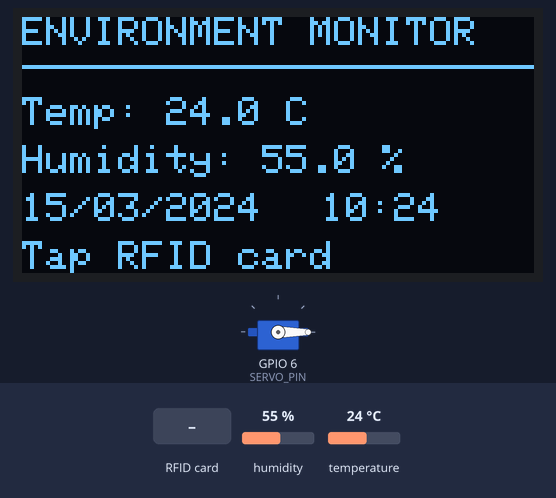
Simulated run of this sketch. Board: ESP32. Parts: 128×64 one-colour display, servo. The test bench sets the inputs (shaded band); at power-on: humidity 55 %, temperature 24 °C. The local clock reads 2024-03-15 10:24:30 at power-on unless the sketch sets it; what the sketch prints to the serial monitor is not drawn.

Above: at 2.4 s.
2.5 s: RFID card EB 92 19 4B held to the reader
At 3.7 s:
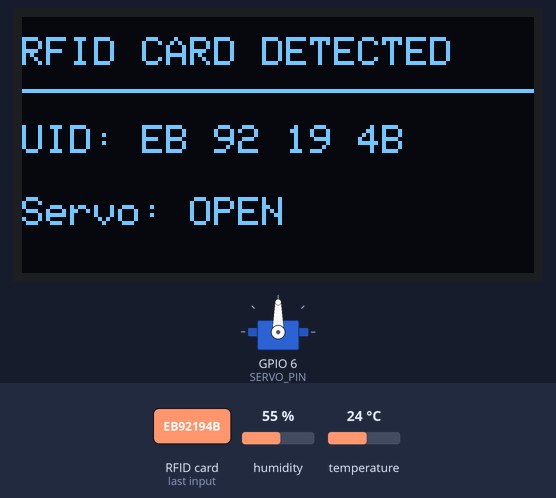
7.1 s: RFID card 5E 7A 19 C4 held to the reader
At 7.4 s:
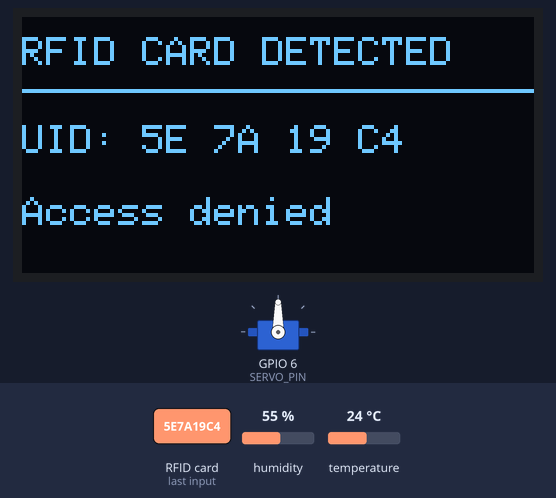
11.7 s: RFID card EB 92 19 4B held to the reader
At 13.0 s:
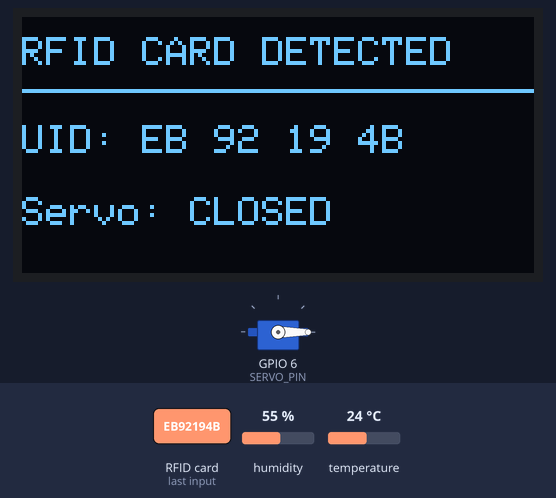
16.2 s: humidity set to 22 %
At 18.1 s:
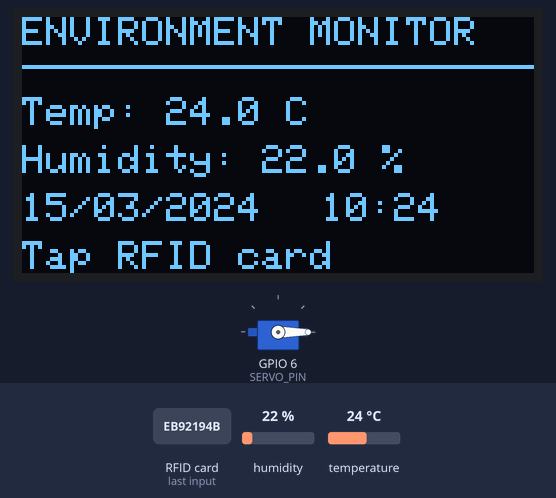
18.9 s: temperature set to 12 °C
At 20.3 s:
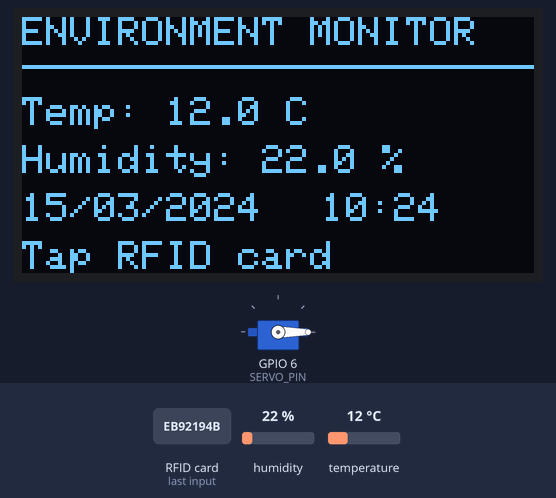
20.9 s: humidity set to 40 %
At 22.5 s:
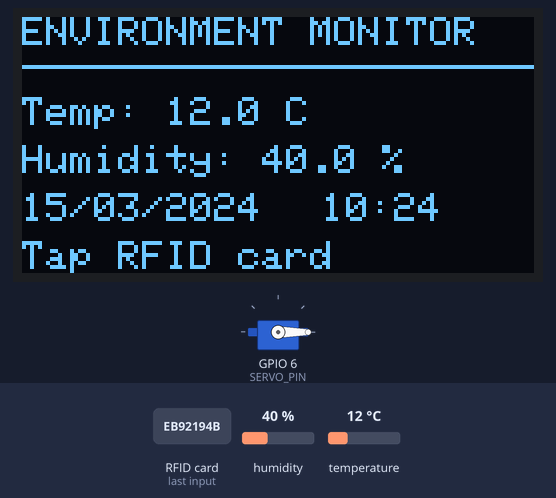
Timing chart, 0 to 24.0 s (numbered marks = the images above; inputs shaded):
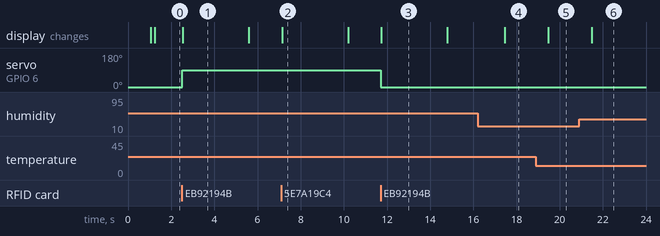

Measured:
- after the input at 2.5 s, servo on GPIO 6 (SERVO_PIN): 0° → 90° at once; the display: changes at once (image 1)
- after the input at 7.1 s, the display: changes at once (image 2)
- after the input at 11.7 s, servo on GPIO 6 (SERVO_PIN): 90° → 0° at once; the display: changes at once (image 3)
- after the input at 16.2 s, the display: changes after 1.3 s (image 4)
- after the input at 18.9 s, the display: changes after 0.57 s (image 5)
- after the input at 20.9 s, the display: changes after 0.59 s (image 6)
- what the display in image 1 shows lasts 3.1 s, from 2.5 s to 5.6 s

The sketch:

rfid_dht22_servo_display_RTC.ino
```cpp
#include <SPI.h>
#include <MFRC522.h>
#include <Wire.h>
#include <Adafruit_GFX.h>
#include <Adafruit_SH110X.h>
#include <DHT.h>
#include <ESP32Servo.h>
#include <RTClib.h>

// RC522 pins
#define SS_PIN   5
#define RST_PIN  4
#define SCK_PIN  18
#define MOSI_PIN 17
#define MISO_PIN 16

// OLED I2C pins
#define OLED_SDA 9
#define OLED_SCL 8
#define OLED_ADDR 0x3C

// DHT22 pin
#define DHT_PIN 7
#define DHT_TYPE DHT22

// Servo pin
#define SERVO_PIN 6

// Authorized RFID UID
const String AUTHORIZED_UID = "EB 92 19 4B";

// Servo positions
const int SERVO_INITIAL_ANGLE = 0;
const int SERVO_ACTIVE_ANGLE  = 90;

// Objects
MFRC522 rfid(SS_PIN, RST_PIN);
Adafruit_SH1106G display(128, 64, &Wire, -1);
DHT dht(DHT_PIN, DHT_TYPE);
Servo servoMotor;

// DS3231 RTC
RTC_DS3231 rtc;

// Timing
unsigned long lastDHTRead = 0;
unsigned long cardDisplayTime = 0;

const unsigned long DHT_INTERVAL = 2000;
const unsigned long CARD_DISPLAY_DURATION = 3000;

// States
bool showingCard = false;
bool servoActivated = false;
bool rtcOK = false;

// Sensor values
float temperature = 0;
float humidity = 0;
bool dhtOK = false;


// --------------------------------
// OLED SENSOR DATA
// --------------------------------
void showSensorData() {

  display.clearDisplay();
  display.setTextColor(SH110X_WHITE);

  display.setTextSize(1);

  display.setCursor(0, 0);
  display.println("ENVIRONMENT MONITOR");

  display.drawLine(0, 12, 127, 12, SH110X_WHITE);

  // Temperature
  display.setCursor(0, 20);
  display.print("Temp: ");

  if (dhtOK) {
    display.print(temperature, 1);
    display.println(" C");
  } else {
    display.println("Error");
  }

  // Humidity
  display.setCursor(0, 32);
  display.print("Humidity: ");

  if (dhtOK) {
    display.print(humidity, 1);
    display.println(" %");
  } else {
    display.println("--");
  }

  // RTC
  if (rtcOK) {

    DateTime now = rtc.now();

    display.setCursor(0, 44);

    if (now.day() < 10) {
      display.print("0");
    }

    display.print(now.day());
    display.print("/");

    if (now.month() < 10) {
      display.print("0");
    }

    display.print(now.month());
    display.print("/");

    display.print(now.year());

    display.setCursor(75, 44);

    if (now.hour() < 10) {
      display.print("0");
    }

    display.print(now.hour());
    display.print(":");

    if (now.minute() < 10) {
      display.print("0");
    }

    display.print(now.minute());
  }

  display.setCursor(0, 56);
  display.println("Tap RFID card");

  display.display();
}


// --------------------------------
// OLED RFID CARD SCREEN
// --------------------------------
void showCardUID(String uid, bool authorized) {

  display.clearDisplay();
  display.setTextColor(SH110X_WHITE);

  display.setTextSize(1);

  display.setCursor(0, 5);
  display.println("RFID CARD DETECTED");

  display.drawLine(0, 18, 127, 18, SH110X_WHITE);

  display.setCursor(0, 27);
  display.print("UID: ");
  display.println(uid);

  display.setCursor(0, 45);

  if (authorized) {

    if (servoActivated) {
      display.println("Servo: OPEN");
    } else {
      display.println("Servo: CLOSED");
    }

  } else {

    display.println("Access denied");
  }

  display.display();
}


// --------------------------------
// READ RFID UID
// --------------------------------
String readCardUID() {

  String uid = "";

  for (byte i = 0; i < rfid.uid.size; i++) {

    if (i > 0) {
      uid += " ";
    }

    if (rfid.uid.uidByte[i] < 0x10) {
      uid += "0";
    }

    String hexByte =
      String(rfid.uid.uidByte[i], HEX);

    hexByte.toUpperCase();

    uid += hexByte;
  }

  return uid;
}


// --------------------------------
// SETUP
// --------------------------------
void setup() {

  Serial.begin(115200);

  delay(1000);

  Serial.println();
  Serial.println("==============================");
  Serial.println("MEDICINE CONTAINER SYSTEM");
  Serial.println("==============================");


  // --------------------------------
  // I2C
  // --------------------------------

  Wire.begin(
    OLED_SDA,
    OLED_SCL
  );


  // --------------------------------
  // OLED
  // --------------------------------

  if (!display.begin(
        OLED_ADDR,
        true)) {

    Serial.println(
      "OLED not detected!"
    );

    while (true) {
      delay(100);
    }
  }


  display.clearDisplay();

  display.setTextColor(
    SH110X_WHITE
  );

  display.setCursor(0, 10);

  display.println(
    "Starting system..."
  );

  display.display();


  // --------------------------------
  // DHT22
  // --------------------------------

  dht.begin();


  // --------------------------------
  // SERVO
  // --------------------------------

  ESP32PWM::allocateTimer(0);

  servoMotor.setPeriodHertz(50);

  servoMotor.attach(
    SERVO_PIN,
    500,
    2400
  );

  servoMotor.write(
    SERVO_INITIAL_ANGLE
  );

  servoActivated = false;


  // --------------------------------
  // DS3231 RTC
  // --------------------------------

  Serial.println(
    "Initializing DS3231..."
  );

  if (!rtc.begin()) {

    Serial.println(
      "DS3231 not detected!"
    );

    rtcOK = false;

  } else {

    rtcOK = true;

    Serial.println(
      "DS3231 detected!"
    );


    // Check whether RTC lost power
    if (rtc.lostPower()) {

      Serial.println(
        "RTC lost power!"
      );

      Serial.println(
        "Setting RTC to compile time..."
      );

      // IMPORTANT:
      // This sets the RTC to the computer's
      // compile time.
      rtc.adjust(
        DateTime(
          F(__DATE__),
          F(__TIME__)
        )
      );
    }

    DateTime now = rtc.now();

    Serial.print("RTC Date: ");

    Serial.print(now.day());
    Serial.print("/");
    Serial.print(now.month());
    Serial.print("/");
    Serial.println(now.year());

    Serial.print("RTC Time: ");

    Serial.print(now.hour());
    Serial.print(":");
    Serial.print(now.minute());
    Serial.print(":");
    Serial.println(now.second());
  }


  // --------------------------------
  // RFID
  // --------------------------------

  SPI.begin(
    SCK_PIN,
    MISO_PIN,
    MOSI_PIN,
    SS_PIN
  );

  rfid.PCD_Init();

  delay(100);


  byte version =
    rfid.PCD_ReadRegister(
      MFRC522::VersionReg
    );


  Serial.print(
    "RC522 Version: 0x"
  );

  Serial.println(
    version,
    HEX
  );


  if (
    version == 0x00 ||
    version == 0xFF
  ) {

    display.clearDisplay();

    display.setCursor(0, 10);

    display.println(
      "RC522 ERROR"
    );

    display.println(
      "Check wiring"
    );

    display.display();

    Serial.println(
      "Check RC522 wiring!"
    );

    while (true) {
      delay(100);
    }
  }


  Serial.println(
    "System ready!"
  );

  Serial.println(
    "Tap your RFID card..."
  );

  Serial.print(
    "Authorized UID: "
  );

  Serial.println(
    AUTHORIZED_UID
  );


  // --------------------------------
  // INITIAL DHT READING
  // --------------------------------

  temperature =
    dht.readTemperature();

  humidity =
    dht.readHumidity();

  dhtOK =
    !isnan(temperature) &&
    !isnan(humidity);

  lastDHTRead =
    millis();


  if (dhtOK) {

    Serial.print(
      "Temperature: "
    );

    Serial.print(
      temperature
    );

    Serial.println(" C");

    Serial.print(
      "Humidity: "
    );

    Serial.print(
      humidity
    );

    Serial.println(" %");

  } else {

    Serial.println(
      "DHT22 reading failed!"
    );
  }


  showSensorData();
}


// --------------------------------
// MAIN LOOP
// --------------------------------
void loop() {

  unsigned long now =
    millis();


  // --------------------------------
  // DHT22
  // --------------------------------

  if (
    now - lastDHTRead >=
    DHT_INTERVAL
  ) {

    lastDHTRead = now;

    float t =
      dht.readTemperature();

    float h =
      dht.readHumidity();


    if (
      !isnan(t) &&
      !isnan(h)
    ) {

      temperature = t;

      humidity = h;

      dhtOK = true;


      Serial.print(
        "Temperature: "
      );

      Serial.print(
        temperature,
        1
      );

      Serial.print(
        " C | Humidity: "
      );

      Serial.print(
        humidity,
        1
      );

      Serial.println(" %");

    } else {

      Serial.println(
        "DHT22 reading failed!"
      );
    }


    if (!showingCard) {

      showSensorData();
    }
  }


  // --------------------------------
  // RFID
  // --------------------------------

  if (
    rfid.PICC_IsNewCardPresent() &&
    rfid.PICC_ReadCardSerial()
  ) {

    String uid =
      readCardUID();


    Serial.print(
      "Card UID: "
    );

    Serial.println(
      uid
    );


    bool authorized =
      (uid == AUTHORIZED_UID);


    if (authorized) {

      if (!servoActivated) {

        servoMotor.write(
          SERVO_ACTIVE_ANGLE
        );

        servoActivated = true;

        Serial.println(
          "Authorized! Servo moved to 90 degrees."
        );

      } else {

        servoMotor.write(
          SERVO_INITIAL_ANGLE
        );

        servoActivated = false;

        Serial.println(
          "Authorized! Servo returned to 0 degrees."
        );
      }

    } else {

      Serial.println(
        "Unauthorized card. Servo unchanged."
      );
    }


    showCardUID(
      uid,
      authorized
    );


    showingCard = true;

    cardDisplayTime =
      millis();


    rfid.PICC_HaltA();

    rfid.PCD_StopCrypto1();
  }


  // --------------------------------
  // RETURN TO SENSOR SCREEN
  // --------------------------------

  if (
    showingCard &&
    millis() - cardDisplayTime >=
    CARD_DISPLAY_DURATION
  ) {

    showingCard = false;

    showSensorData();
  }


  delay(20);
}
```
